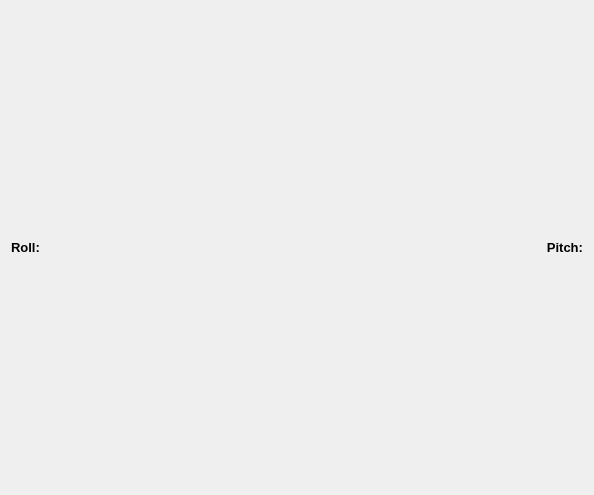
<?xml version="1.0" encoding="UTF-8"?>
<ui version="4.0">
 <class>AtttudeIndicatorForm</class>
 <widget class="QWidget" name="AtttudeIndicatorForm">
  <property name="geometry">
   <rect>
    <x>0</x>
    <y>0</y>
    <width>594</width>
    <height>495</height>
   </rect>
  </property>
  <property name="windowTitle">
   <string>Form</string>
  </property>
  <layout class="QGridLayout" name="gridLayout" rowstretch="0,1">
   <item row="0" column="0">
    <widget class="QLabel" name="labelRoll">
     <property name="font">
      <font>
       <pointsize>10</pointsize>
       <weight>75</weight>
       <bold>true</bold>
      </font>
     </property>
     <property name="text">
      <string>Roll:</string>
     </property>
    </widget>
   </item>
   <item row="0" column="1">
    <widget class="QLabel" name="labelPitch">
     <property name="font">
      <font>
       <pointsize>10</pointsize>
       <weight>75</weight>
       <bold>true</bold>
      </font>
     </property>
     <property name="text">
      <string>Pitch:</string>
     </property>
     <property name="alignment">
      <set>Qt::AlignRight|Qt::AlignTrailing|Qt::AlignVCenter</set>
     </property>
    </widget>
   </item>
   <item row="1" column="0" colspan="2">
    <layout class="QVBoxLayout" name="verticalLayout"/>
   </item>
  </layout>
 </widget>
 <resources/>
 <connections/>
</ui>
